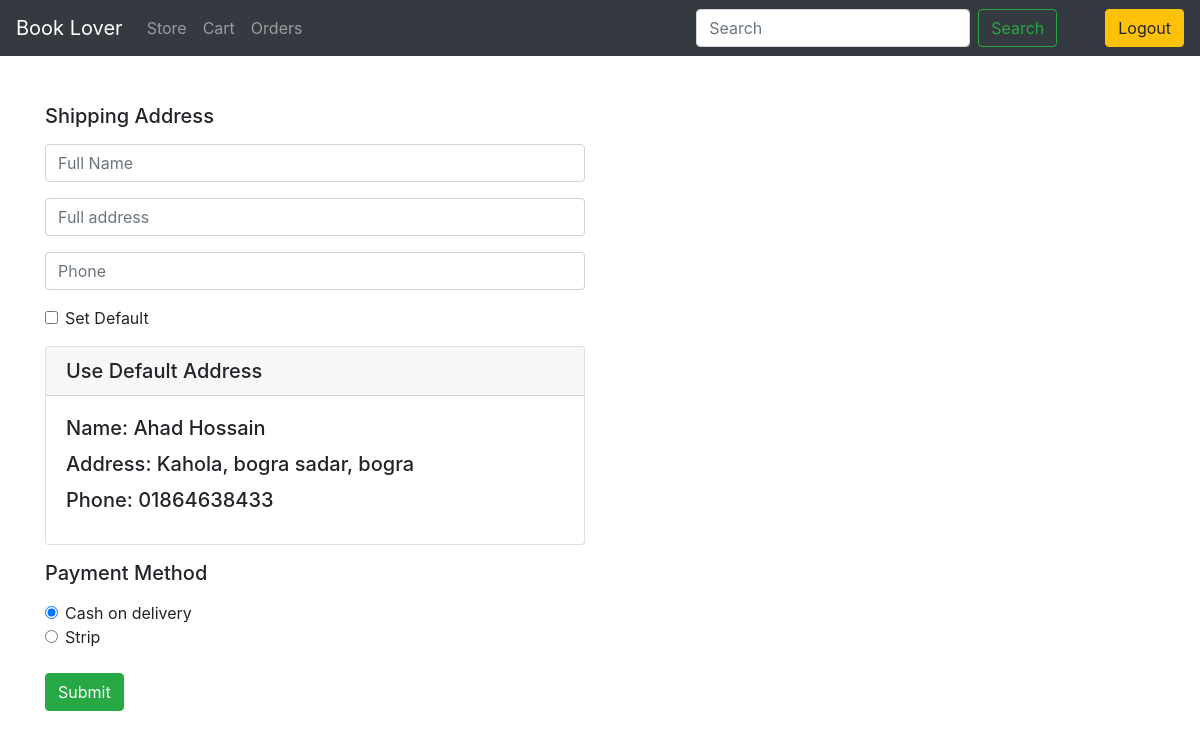
The app's page /checkout (signed in) with its own data.
### store/models.py (models this page shows, shortened)
class Address(models.Model):
    user = models.ForeignKey(settings.AUTH_USER_MODEL,
                             on_delete=models.CASCADE)
    name = models.CharField(max_length=100, blank=True, null=True)
    full_address = models.CharField(max_length=100)
    phone = models.CharField(max_length=100)
    default = models.BooleanField(default=False)

### store/views.py (the view, shortened to what this page needs)
# urls.py: path('checkout', views.checkoutView, name='checkout'),
@login_required(login_url='login')
def checkoutView(request):
    default_address_get = Address.objects.filter(user=request.user, default=True).first()
    if default_address_get is None:
        default_address_get = 'False'
    context = {
        'default_address': default_address_get
    }
    return render(request, 'checkout.html', context)

### templates/checkout.html (shortened to what this page needs)
{% extends 'base.html' %}
{% block content %}
    <div class="row">
        <div class="col-lg-6">
            <form method="POST">
                <h5 class="mb-3">Shipping Address</h5>
                <input type="text" class="form-control mb-3" placeholder="Full Name" name="name">
                <input type="text" class="form-control mb-3" placeholder="Full address" name="full_address">
                <input type="text" class="form-control mb-3" placeholder="Phone" name="phone">
                <div class="form-check mb-3">
                    <input type="checkbox" class="form-check-input" name="default" id="flexCheckDefault">
                    <label class="form-check-label" for="flexCheckDefault">Set Default</label>
                </div>
                {% if default_address != 'False' %}
                    <div class="card mb-3">
                        <label for="default_shipping" class="mb-0"  style="cursor: pointer">
                          <h5 class="card-header">Use Default Address</h5>
                          <div class="card-body">
                            <h5 class="card-title">Name: {{ default_address.name }}</h5>
                            <h5 class="card-title">Address: {{ default_address.full_address }}</h5>
                            <h5 class="card-title">Phone: {{ default_address.phone }}</h5>
                          </div>
                        </label>
                    </div>
                {% endif%}
                <h5 class="mb-3">Payment Method</h5>
                <div class="form-check">
                  <input class="form-check-input" type="radio" name="payment_method" id="gridRadios1" value="COD" checked>
                  <label class="form-check-label" for="gridRadios1">
                    Cash on delivery
                  </label>
                </div>
                <div class="form-check mb-4">
                  <input class="form-check-input" type="radio" name="payment_method" id="gridRadios2" value="STRIP">
                  <label class="form-check-label" for="gridRadios2">
                    Strip
                  </label>
                </div>
                <button class="btn btn-success" type="submit">Submit</button>
            </form>
        </div>
    </div>
{% endblock content %}

### records on screen
Address: name "Ahad Hossain", full_address "Kahola, bogra sadar, bogra", phone "01864638433"
